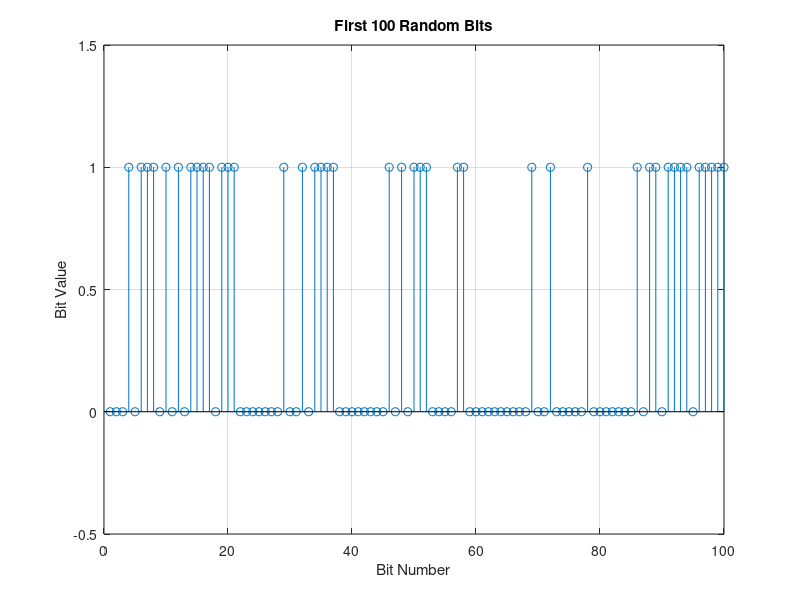
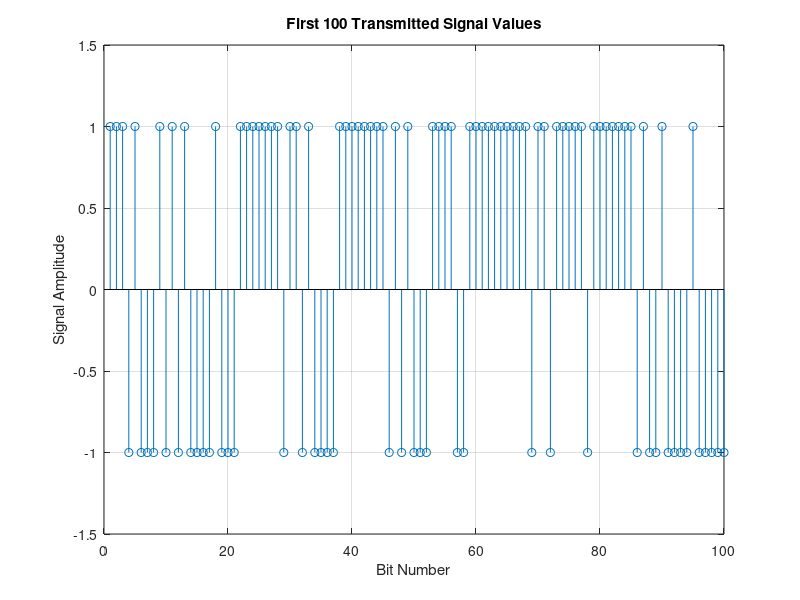
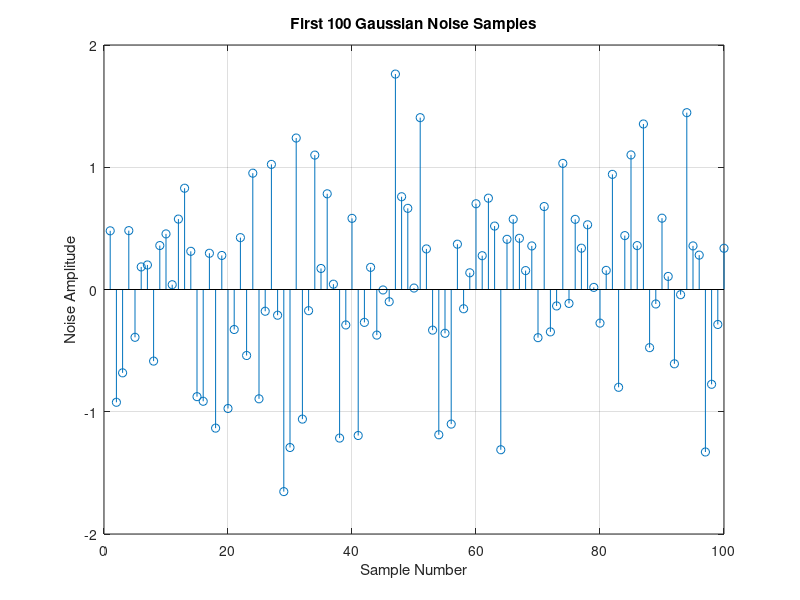
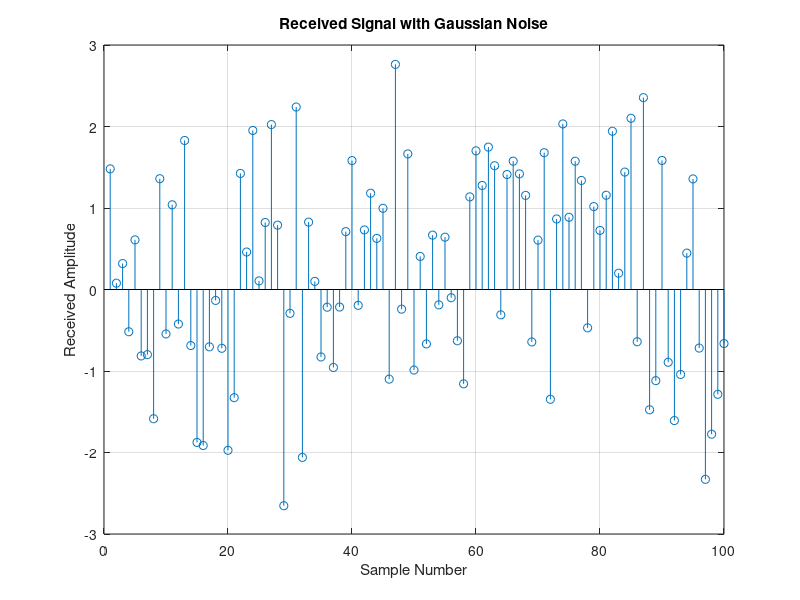

MATLAB code for these plots, in order:
% Clear the Command Window
clc;

% Clear all variables from the workspace
clear;

% Set the number of bits to simulate
N = 10000;

% Set the signal amplitude
A = 1;

% Set the SNR values in decibels
SNR_dB = [0 3 6 12];

% Generate N random bits (0 or 1)
bits = randi([0 1], 1, N);

% Plot the first 100 random bits
figure;
stem(1:100, bits(1:100));
xlabel('Bit Number');
ylabel('Bit Value');
title('First 100 Random Bits');
ylim([-0.5 1.5]);
grid on;

% Map bits to signal values: 0 -> +A, 1 -> -A
tx = A * (1 - 2 * bits);

% Plot the first 100 transmitted signal values
figure;
stem(1:100, tx(1:100));
xlabel('Bit Number');
ylabel('Signal Amplitude');
title('First 100 Transmitted Signal Values');
ylim([-1.5 1.5]);
grid on;

% Select the first SNR value (0 dB)
snr_db = SNR_dB(1);

% Convert SNR from decibels to a linear scale
snr_linear = 10^(snr_db / 10);

% Calculate the Gaussian noise variance
noise_var = A^2 / (2 * snr_linear);

% Generate Gaussian noise with zero mean
noise = sqrt(noise_var) * randn(1, N);

% Plot the first 100 Gaussian noise samples
figure;
stem(1:100, noise(1:100));
xlabel('Sample Number');
ylabel('Noise Amplitude');
title('First 100 Gaussian Noise Samples');
grid on;

% Add Gaussian noise to the transmitted signal
rx = tx + noise;

% Plot the first 100 received signal samples
figure;
stem(1:100, rx(1:100));
xlabel('Sample Number');
ylabel('Received Amplitude');
title('Received Signal with Gaussian Noise');
grid on;

% Detect bits using a zero decision threshold
bits_hat = rx < 0;

% Compare transmitted bits with detected bits
errors = bits ~= bits_hat;

% Count the total number of bit errors
num_errors = sum(errors);

% Calculate the bit error rate
BER = num_errors / N;

% Display the bit error rate
disp(BER);
